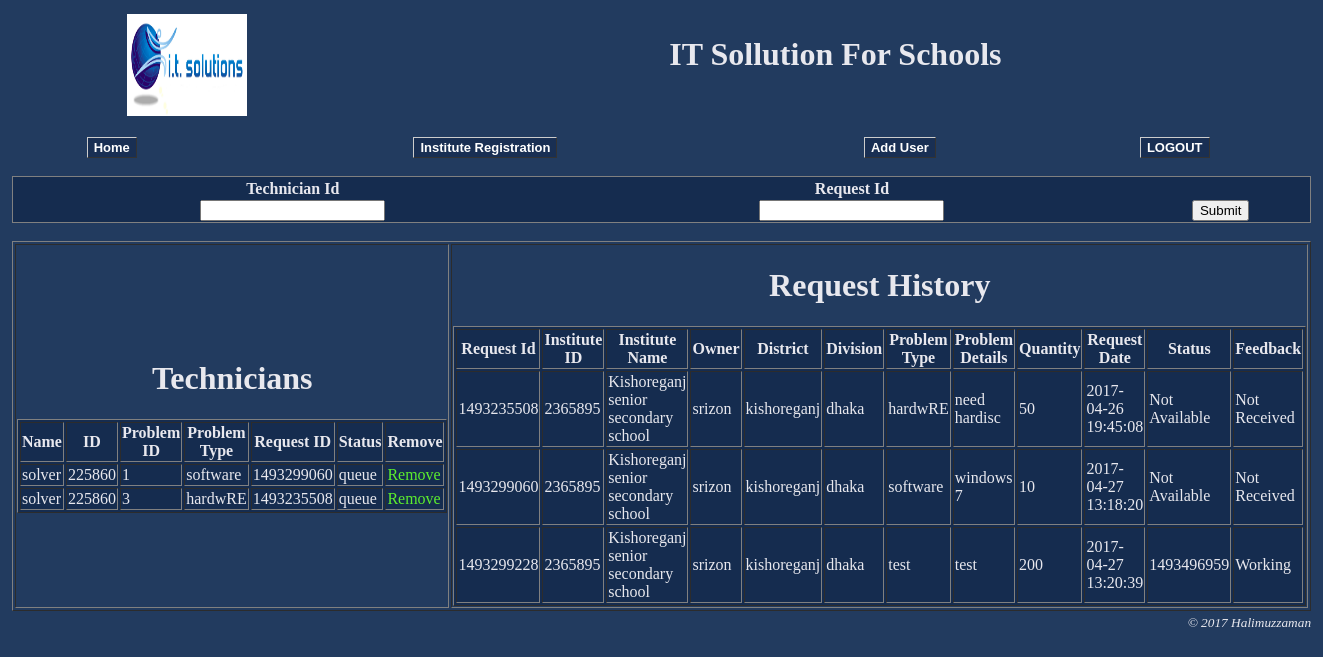
Screenshot of /admin.php (signed in) with the database file from the repository.
### tables this page shows
CREATE TABLE `queue` (
  `problem_id` int(15) NOT NULL,
  `type` varchar(50) NOT NULL,
  `request_id` int(50) DEFAULT NULL,
  `technician_id` int(100) NOT NULL,
  `status` varchar(100) NOT NULL
);

CREATE TABLE `requests` (
  `request_id` int(50) NOT NULL,
  `institute_id` int(15) NOT NULL,
  `Problem_type` varchar(50) NOT NULL,
  `Problem_Detail` text NOT NULL,
  `quantity` int(3) NOT NULL,
  `Sollution` varchar(100) NOT NULL,
  `Feedback` varchar(100) NOT NULL,
  `posted_date` timestamp NOT NULL DEFAULT CURRENT_TIMESTAMP
);

CREATE TABLE `users` (
  `division` varchar(16) NOT NULL,
  `district` varchar(20) NOT NULL,
  `institute_id` int(15) NOT NULL,
  `institute_name` varchar(100) NOT NULL,
  `access_id` int(100) NOT NULL,
  `institute_add` varchar(80) NOT NULL
);

### admin.php (the view, shortened to what this page needs)
<?php
	include_once("config.php");
	$result_requestlist= $mysqli->query("SELECT * FROM `requests`  ORDER BY posted_date;");
	$result_tech=$mysqli->query("SELECT * FROM `login` WHERE type='technician';");
?>
<html>
	<head>
		<link rel="stylesheet" type="text/css" href="css_style.css">
	</head>
<body bgcolor="#223b5f" text="e8e8ee">
<form name="admin" method="post" action="assign.php">
 <table width="1000"  align="center" >
 <tr>
	<td>
		<table width="100%"  height="5%" align="center">
			<tr align="center">
			<td colspan="2" ><img src="logo.jpg" alt="Image" width="120" height="102" ></td>
			<td colspan="2"><h1><b>IT Sollution For Schools</b></h1></td>
			</tr>
		</table>
		<br>
		<table width="100%"  height="3%" align="center" >
			<tr align="center">
				<td><a href="admin.php" class="button" ><b>Home</b></a><br></td>
				<td><a href="reg.php" class="button" target="_blank"><b>Institute Registration</b></a><br></td>
				<td><a href="add_del.php" class="button" target="_blank"><b>Add User</b></a><br></td>
				<td><a href="logout.php" class="button"><b>LOGOUT</b></a><br></td>
			</tr>
		</table>
		<br>
		<table bgcolor="#152c4f" align="center" width="100%" height="5%" frame="box" rules="none">
			<tr>
			<td><?php
		?></td>
			</tr>
			<tr >
			<th>Technician Id</th>
			<th>Request Id</th>
			<th></th>
			</tr>
			<tr align="center">
			<td><input type="text" name="tech_id"></td>
			<td><input type="text" name="request_id"></td>
			<td><input type="submit" ></td>
			</tr>
		</table>
		<br>
		<table  width="1000"  border="1" align='center'>
		<tr>
			<td>
				<table width="40%" border="1" align='center' bgcolor="#152c4f">
					<caption><h1><b>Technicians</b></h1><caption>
						<tr>
							<th>Name</th>
							<th>ID</th>
							<th>Problem ID</th>
							<th>Problem Type</th>
							<th>Request ID</th>
							<th>Status</th>
							<th>Remove</th>
						</tr>
					<?php
						while($res3 =$result_tech->fetch_object())
						{
							$tec_name=$res3->user_name;
							$tec_id=$res3->un_id;
							$result_quelist=$mysqli->query("SELECT * FROM queue WHERE technician_id='$tec_id';");
							while($res4=$result_quelist->fetch_object())
							{
								$qu_prid=$res4->problem_id;
								$qu_prtype=$res4->type;
								$qu_rid=$res4->request_id;
								$qu_st=$res4->status;
								echo"<tr>";
								echo"<td>".$tec_name."</td>";
								echo"<td>".$tec_id."</td>";
								echo"<td>".$qu_prid."</td>";
								echo"<td>".$qu_prtype."</td>";
								echo"<td>".$qu_rid."</td>";
								echo"<td>".$qu_st."</td>";
								echo "<td><a href=\"delete.php?id=$qu_rid\" onClick=\"return confirm('Are you sure you want to Remove?')\">Remove</a></td>";
								echo"</tr>";
							}
						}
					?>
				</table>
			</td>
			<td>
				<table  width="60%" border="1" align='center' bgcolor="#152c4f">
					<caption><h1><b>Request History</b></h1></caption>
						<tr>
							<th>Request Id</th>
							<th>Institute ID</th>
							<th>Institute Name</th>
							<th>Owner</th>
							<th>District</th>
							<th>Division</th>
							<th>Problem Type</th>
							<th>Problem Details</th>
							<th>Quantity</th>
							<th>Request Date</th>
							<th>Status</th>
							<th>Feedback</th>
						</tr>
					<?php
						while($res =$result_requestlist->fetch_object())
						{
							$req_id=$res->request_id;
							$i_id=$res->institute_id;
							$req_probtype=$res-> Problem_type;
							$req_probdtl=$res->Problem_Detail;
							$req_qunt=$res->quantity;
							$req_date=$res->posted_date;
							$req_sl=$res->Sollution;
							$req_fd=$res->Feedback;
							$result_schoollist=$mysqli->query("SELECT * FROM users WHERE institute_id='$i_id';");
							while($res2 =$result_schoollist->fetch_object())
								{
									$usr_iname=$res2->institute_name;
									$usr_idstr=$res2->district;
									$usr_idiv=$res2->division;
									$user_own=$res2->access_id;
								}
							$result_own=$mysqli->query("SELECT user_name FROM login WHERE `un_id`='$user_own';");
							while($ress =$result_own->fetch_object())
								{
									$user_ownnme=$ress->user_name;
								}
							echo"<tr>";
							echo"<td>".$req_id."</td>";
							echo"<td>".$i_id."</td>";
							echo"<td>".$usr_iname."</td>";
							echo"<td>".$user_ownnme."</td>";
							echo"<td>".$usr_idstr."</td>";
							echo"<td>".$usr_idiv."</td>";
							echo"<td>".$req_probtype."</td>";
							echo"<td>".$req_probdtl."</td>";
							echo"<td>".$req_qunt."</td>";
							echo"<td>".$req_date."</td>";
							echo"<td>".$req_sl."</td>";
							echo"<td>".$req_fd."</td>";
							echo"</tr>";
						}
					?>
				</table>
			</td>
		</tr>
		</table>
	</td>
 </tr>
	<tr><td align="right"><p><small><i>&copy 2017 Halimuzzaman</i></small></p></td></tr>
 </table>
</form>
</body>
</html>

### css_style.css (style rules this page uses)
.button { font: 13px Arial; font-weight: bold; text-decoration: none; background-color: #192f53; color: #ffffff; padding: 2px 6px 2px 6px; border-top: 1px solid #CCCCCC; border-right: 1px solid #333333; border-bottom: 1px solid #333333; border-left: 1px solid #CCCCCC; }
a { color: #5dee2e; text-decoration: none; }

### rows the page displays
queue: problem_id "1", type "software", request "1493299060", status "queue"
queue: problem_id "3", type "hardwRE", request "1493235508", status "queue"
requests: request_id "1493235508", institute "2365895", institute.institute_name "Kishoreganj senior secondary school", login.user_name "srizon", institute.district "kishoreganj", institute.division "dhaka", Problem_type "hardwRE", Problem_Detail "need hardisc", quantity "50", posted_date "2017-04-26 19:45:08", Sollution "Not Available", Feedback "Not Received"
requests: request_id "1493299060", institute "2365895", institute.institute_name "Kishoreganj senior secondary school", login.user_name "srizon", institute.district "kishoreganj", institute.division "dhaka", Problem_type "software", Problem_Detail "windows 7", quantity "10", posted_date "2017-04-27 13:18:20", Sollution "Not Available", Feedback "Not Received"
requests: request_id "1493299228", institute "2365895", institute.institute_name "Kishoreganj senior secondary school", login.user_name "srizon", institute.district "kishoreganj", institute.division "dhaka", Problem_type "test", Problem_Detail "test", quantity "200", posted_date "2017-04-27 13:20:39", Sollution "1493496959", Feedback "Working"

### other values shown
$tec_name "solver"
$tec_id "225860"
